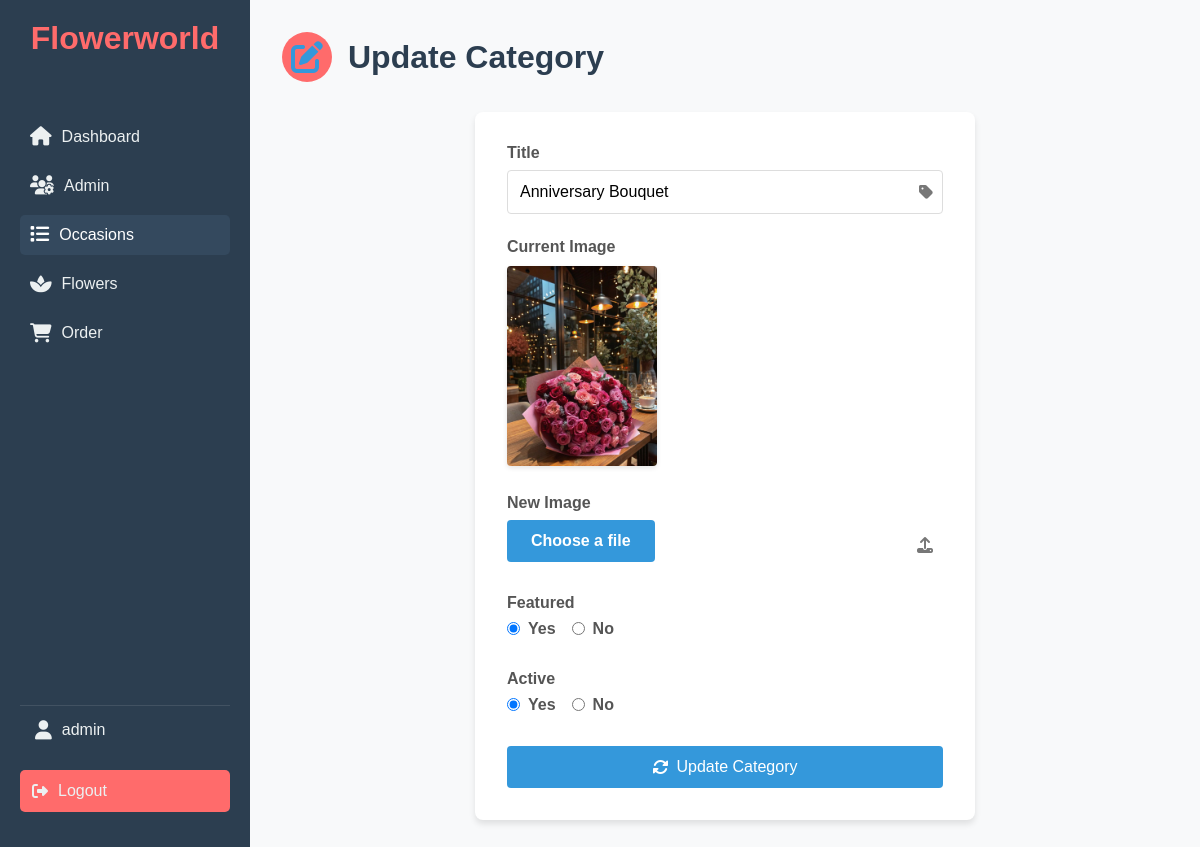
The app's page /admin/update-category.php?id=22 (signed in) with its own data.
### tables this page shows
CREATE TABLE `tbl_category` (
  `id` int(10) UNSIGNED NOT NULL,
  `title` varchar(100) NOT NULL,
  `image_name` varchar(255) NOT NULL,
  `featured` varchar(10) NOT NULL,
  `active` varchar(10) NOT NULL,
  `date_modified` datetime NOT NULL DEFAULT current_timestamp()
);

### admin/update-category.php (the view, shortened to what this page needs)
<?php include('partials/menu.php'); ?>
<div class="dashboard-container">
    <div class="sidebar">
        <div class="logo">
            <h1>Flowerworld</h1>
        </div>
        <nav>
            <a href="index.php"><i class="fas fa-home"></i> <span>Dashboard</span></a>
            <a href="manage-admin.php"><i class="fas fa-users-cog"></i> <span>Admin</span></a>
            <a href="manage-category.php" class="active"><i class="fas fa-list"></i> <span>Occasions</span></a>
            <a href="manage-flower.php"><i class="fas fa-spa"></i> <span>Flowers</span></a>
            <a href="manage-order.php"><i class="fas fa-shopping-cart"></i> <span>Order</span></a>
        </nav>
        <div class="sidebar-footer">
            <div class="user-profile">
                <i class="fas fa-user"></i>
                <span><?php echo $_SESSION['user']; ?></span>
            </div>
            <a href="logout.php" class="logout-btn"><i class="fas fa-sign-out-alt"></i> Logout</a>
        </div>
    </div>
    <div class="main-content">
        <h1 class="dashboard-title">
            <span class="title-icon"><i class="fas fa-edit"></i></span>
            Update Category
        </h1>
        <div class="category-form-container">
            <?php
                if(isset($_GET['id']))
                {
                    $id = $_GET['id'];
                    $sql = "SELECT * FROM tbl_category WHERE id=$id";
                    $res = mysqli_query($conn, $sql);
                    $count = mysqli_num_rows($res);
                    if($count==1)
                    {
                        $row = mysqli_fetch_assoc($res);
                        $title = $row['title'];
                        $current_image = $row['image_name'];
                        $featured = $row['featured'];
                        $active = $row['active'];
                    }
                    else
                    {
                        $_SESSION['no-category-found'] = "<div class='error'>Category not Found.</div>";
                        header('location:'.SITEURL.'admin/manage-category.php');
                    }
                }
                else
                {
                    header('location:'.SITEURL.'admin/manage-category.php');
                }
            ?>
            <form action="" method="POST" enctype="multipart/form-data" class="category-form" id="categoryForm">
                <div class="form-group">
                    <label for="title">Title</label>
                    <div class="input-group">
                        <input type="text" id="title" name="title" value="<?php echo $title; ?>" required>
                        <i class="fas fa-tag"></i>
                    </div>
                </div>
                <div class="form-group">
                    <label>Current Image</label>
                    <div class="current-image">
                        <?php
                            if($current_image != "")
                            {
                                ?>
                                <img src="<?php echo SITEURL; ?>images/category/<?php echo $current_image; ?>" width="150px">
                                <?php
                            }
                            else
                            {
                                echo "<div class='error'>Image Not Added.</div>";
                            }
                        ?>
                    </div>
                </div>
                <div class="form-group">
                    <label for="image">New Image</label>
                    <div class="input-group file-input">
                        <label for="image"><i class="fas fa-upload"></i> Choose a file</label>
                    </div>
                </div>
                <div class="form-group">
                    <label>Featured</label>
                    <div class="radio-group">
                        <label><input type="radio" name="featured" value="Yes" <?php if($featured=="Yes"){echo "checked";} ?>> Yes</label>
                        <label><input type="radio" name="featured" value="No" <?php if($featured=="No"){echo "checked";} ?>> No</label>
                    </div>
                </div>
                <div class="form-group">
                    <label>Active</label>
                    <div class="radio-group">
                        <label><input type="radio" name="active" value="Yes" <?php if($active=="Yes"){echo "checked";} ?>> Yes</label>
                        <label><input type="radio" name="active" value="No" <?php if($active=="No"){echo "checked";} ?>> No</label>
                    </div>
                </div>
                <button type="submit" name="submit" class="btn-update-category">
                    <i class="fas fa-sync-alt"></i> Update Category
                </button>
            </form>
        </div>
    </div>
</div>
<?php include('partials/footer.php'); ?>

### admin/css/styles.css (style rules this page uses)
:root { --primary-color: #ff6b6b; --secondary-color: #4ecdc4; --text-color: #333; --background-color: #f8f9fa; --sidebar-bg: #2c3e50; --sidebar-text: #ecf0f1; }
* { margin: 0; padding: 0; box-sizing: border-box; font-family: 'Arial', sans-serif; }
body { background-color: var(--background-color); color: var(--text-color); font-family: 'Arial', sans-serif; }
.dashboard-container { display: flex; height: 100vh; overflow: hidden; }
.sidebar { width: 250px; background-color: var(--sidebar-bg); color: var(--sidebar-text); padding: 20px; display: flex; flex-direction: column; transition: width 0.3s ease; position: fixed; top: 0; left: 0; bottom: 0; overflow-y: auto; }
.sidebar .logo { text-align: center; margin-bottom: 30px; }
.sidebar .logo h1 { font-size: 2rem; color: var(--primary-color); }
.sidebar nav { flex-grow: 1; }
.sidebar nav a { display: flex; align-items: center; padding: 12px 15px; color: var(--sidebar-text); text-decoration: none; transition: background-color 0.3s, color 0.3s; border-radius: 5px; margin-bottom: 10px; }
.sidebar nav a span { opacity: 1; transition: opacity 0.3s; }
.sidebar nav a:hover, .sidebar nav a.active { background-color: var(--primary-color); color: #fff; }
.sidebar-footer { margin-top: auto; padding-bottom: 20px; }
.sidebar nav a i { margin-right: 10px; font-size: 1.2em; }
.user-profile { display: flex; align-items: center; padding: 15px; border-top: 1px solid rgba(255, 255, 255, 0.1); }
.user-profile i { margin-right: 10px; font-size: 1.2em; }
.logout-btn { display: block; background-color: var(--primary-color); color: #fff; text-align: center; padding: 12px; text-decoration: none; border-radius: 5px; margin-top: 15px; transition: background-color 0.3s; }
.main-content { flex-grow: 1; padding: 30px; background-color: var(--background-color); margin-left: 250px; overflow-y: auto; height: 100vh; }
.main-content h1 { margin-bottom: 30px; color: #2c3e50; }
.dashboard-title { font-size: 2.5rem; color: var(--secondary-color); margin-bottom: 30px; display: flex; align-items: center; }
.title-icon { background-color: var(--primary-color); color: white; padding: 10px; border-radius: 50%; margin-right: 15px; display: inline-flex; align-items: center; justify-content: center; width: 50px; height: 50px; }

### records on screen
tbl_category: title "Anniversary Bouquet", image_name (picture), featured "☑ Yes", featured "☐ No", active "☑ Yes", active "☐ No"

### other values on screen
$_SESSION['user'] "admin"
